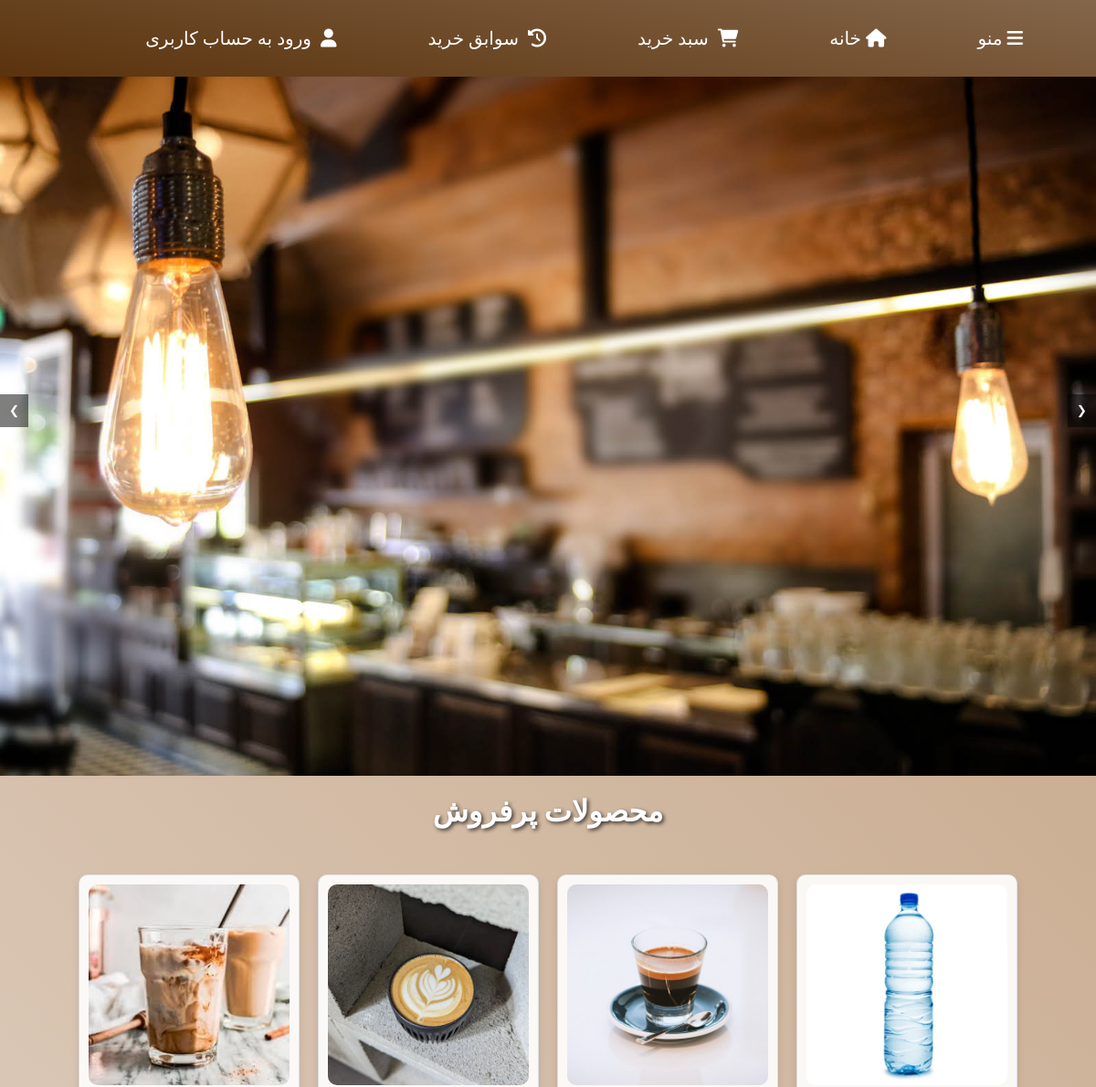
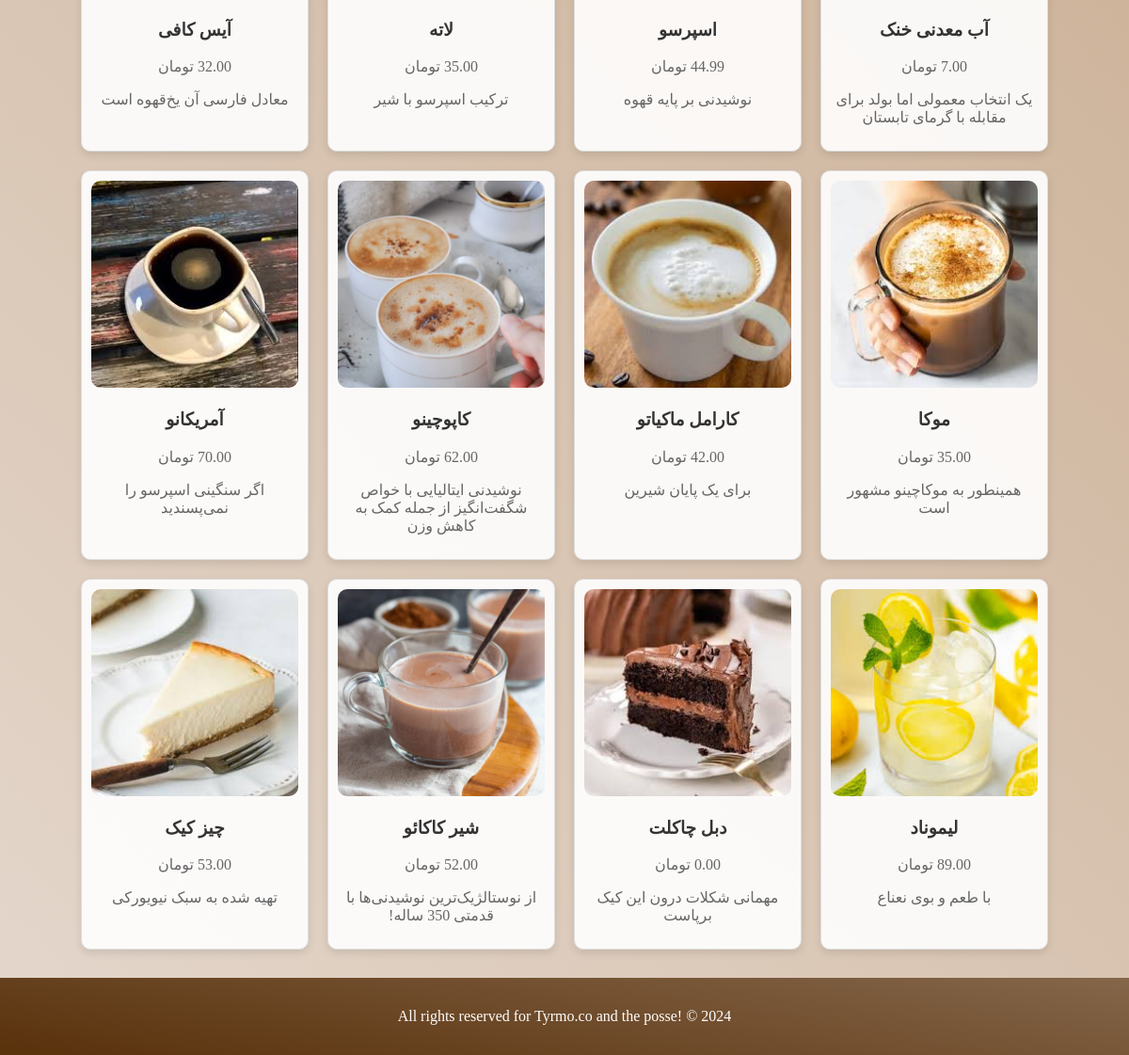
The page / on the database its author committed (2 pictures, top to bottom).
### mainapp/models.py (models this page shows, shortened)
class Product(models.Model):
    CATEGORY_CHOICES = [
        ('hot_drinks', 'نوشیدنی گرم'),
        ('cold_drinks', 'نوشیدنی سرد'),
        ('cakes', 'کیک'),
    ]
    category = models.CharField(_("دسته بندی محصول"),max_length=20, choices=CATEGORY_CHOICES, default='hot_drinks')
    name = models.CharField(_('نام'), max_length=255)
    description = models.CharField( _("توضیحات"), max_length=255, blank=True, null=True)
    price = models.DecimalField(_("قیمت"),default=0, max_digits=10, decimal_places=2, validators=[validators.MinValueValidator(0)])
    timeNeeded = models.IntegerField(_("زمان مورد نیاز"),default=0, validators=[validators.MaxValueValidator(60)])
    coffee = models.PositiveIntegerField(_("قهوه"),default=0)
    milk = models.PositiveIntegerField(_("شیر"),default=0)
    chocolate = models.PositiveIntegerField(_("شکلات"),default=0)
    flour = models.PositiveIntegerField(_("آرد"),default=0)
    sugar = models.PositiveIntegerField(_("شکر"),default=0)
    image = models.ImageField(_("تصویر"),upload_to='products/')
    created_at = models.DateTimeField(auto_now_add=True)
    updated_at = models.DateTimeField(auto_now=True)
    sold_count = models.PositiveBigIntegerField(default=0)

### mainapp/views.py (the view)
# urls.py: path('', views.homepage, name='index'),
def homepage(request):
    top_selling_products = Product.objects.annotate(total_sold=Sum('orderproduct__quantity')).order_by('-total_sold')[:12]
    context = {
        'products': top_selling_products
    }
    return render(request, 'index/index.html',context=context)

### templates/index/index.html (shortened to what this page needs)
{% extends 'base.html' %}
{% load static %}
{% block content %}
<div class="slider-container">
    <div class="slider">
        <img src='{% static "dynamics/image1.jpg" %}' alt="تصویر 1">
        <div class="slider-buttons">
            <button onclick="prevSlide()">&#10094;</button>
            <button onclick="nextSlide()">&#10095;</button>
        </div>
    </div>
</div>
<h1>محصولات پرفروش</h1>
<div class="best-selling-products">
    {% for product in products %}
    <div class="product-card">
        <img src="{{ product.image.url }}" alt="{{ product.name }}">
        <h3>{{ product.name }}</h3>
        <p>{{ product.price }} تومان</p>
        <p>{{ product.description }}</p>
    </div>
    {% endfor %}
</div>
<div class="footer">
    <p>All rights reserved for Tyrmo.co and the posse! &copy; 2024</p>
</div>
{% endblock content %}

### static/css/homePage.css (style rules this page uses)
* { font-family: Vazirmatn; }
body { margin: 0; padding: 0; direction: rtl; background: linear-gradient(225deg, #c3a282, #e4d7cc); }
.slider-container { position: relative; width: 100%; height: 800px; overflow: hidden; margin-top: 50px; }
.slider { position: relative; width: 100%; height: 800px; overflow: hidden; }
.slider img { width: 100%; height: 800px; object-fit: cover; position: absolute; top: 0; left: 0; opacity: 0; transition: opacity 1s ease-in-out; }
.slider img.active { opacity: 1; visibility: visible; }
.slider-buttons { position: absolute; top: 50%; width: 100%; display: flex; justify-content: space-between; transform: translateY(-50%); }
.slider-buttons button { background-color: rgba(0, 0, 0, 0.5); color: white; border: none; padding: 10px; cursor: pointer; }
.footer { background: linear-gradient(10deg, #59310b, #84664a); color: white; text-align: center; padding: 1rem; }

### templates/index/index.html (style rules this page uses)
h1 { text-align: center; margin: 20px 0; color: #fff; text-shadow: 2px 2px 4px rgba(0, 0, 0, 0.7); }
.best-selling-products { display: flex; flex-wrap: wrap; justify-content: center; padding: 20px; }
.product-card { background-color: rgba(255, 255, 255, 0.9); border: 1px solid #ddd; border-radius: 10px; box-shadow: 0 4px 8px rgba(0, 0, 0, 0.1); margin: 10px; padding: 10px; text-align: center; width: 220px; transition: transform 0.2s; }
.product-card img { border-radius: 10px; max-width: 100%; height: auto; }
.product-card h3 { color: #333; }
.product-card p { color: #666; }

### rows shown on the page
Product: image (picture), name "آب معدنی خنک", price "7.00", description "یک انتخاب معمولی اما بولد برای مقابله با گرمای تابستان"
Product: image (picture), name "اسپرسو", price "44.99", description "نوشیدنی بر پایه قهوه"
Product: image (picture), name "لاته", price "35.00", description "ترکیب اسپرسو با شیر"
Product: image (picture), name "آیس کافی", price "32.00", description "معادل فارسی آن یخ‌قهوه است"
Product: image (picture), name "موکا", price "35.00", description "همینطور به موکاچینو مشهور است"
Product: image (picture), name "کارامل ماکیاتو", price "42.00", description "برای یک پایان شیرین"
Product: image (picture), name "کاپوچینو", price "62.00", description "نوشیدنی ایتالیایی با خواص شگفت‌انگیز از جمله کمک به کاهش وزن"
Product: image (picture), name "آمریکانو", price "70.00", description "اگر سنگینی اسپرسو را نمی‌پسندید"
Product: image (picture), name "لیموناد", price "89.00", description "با طعم و بوی نعناع"
Product: image (picture), name "دبل چاکلت", price "0.00", description "مهمانی شکلات درون این کیک برپاست"
Product: image (picture), name "شیر کاکائو", price "52.00", description "از نوستالژیک‌ترین نوشیدنی‌ها با قدمتی 350 ساله!"
Product: image (picture), name "چیز کیک", price "53.00", description "تهیه شده به سبک نیویورکی"
